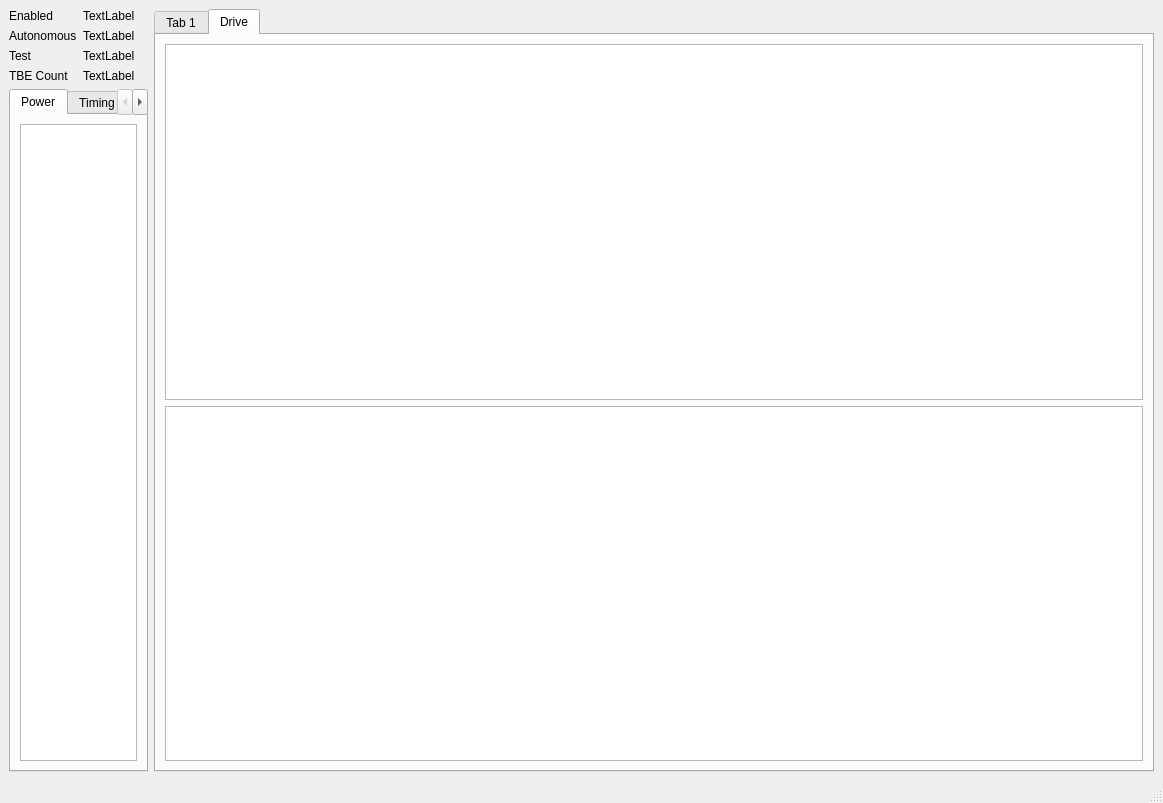
<?xml version="1.0" encoding="UTF-8"?>
<ui version="4.0">
 <class>DashBoardNew</class>
 <widget class="QMainWindow" name="DashBoardNew">
  <property name="geometry">
   <rect>
    <x>0</x>
    <y>0</y>
    <width>1163</width>
    <height>803</height>
   </rect>
  </property>
  <property name="windowTitle">
   <string>Dashboard</string>
  </property>
  <widget class="QWidget" name="centralwidget">
   <layout class="QGridLayout" name="gridLayout_2">
    <item row="0" column="2">
     <layout class="QGridLayout" name="gridLayout_5"/>
    </item>
    <item row="0" column="0">
     <layout class="QGridLayout" name="gridLayout">
      <item row="0" column="0">
       <layout class="QGridLayout" name="gridLayout_3">
        <item row="1" column="0">
         <widget class="QLabel" name="label_3">
          <property name="text">
           <string>Autonomous</string>
          </property>
         </widget>
        </item>
        <item row="0" column="0">
         <widget class="QLabel" name="label">
          <property name="text">
           <string>Enabled</string>
          </property>
         </widget>
        </item>
        <item row="2" column="1">
         <widget class="QLabel" name="lTest">
          <property name="text">
           <string>TextLabel</string>
          </property>
         </widget>
        </item>
        <item row="1" column="1">
         <widget class="QLabel" name="lAutonomous">
          <property name="text">
           <string>TextLabel</string>
          </property>
         </widget>
        </item>
        <item row="2" column="0">
         <widget class="QLabel" name="label_4">
          <property name="text">
           <string>Test</string>
          </property>
         </widget>
        </item>
        <item row="0" column="1">
         <widget class="QLabel" name="lEnabled">
          <property name="text">
           <string>TextLabel</string>
          </property>
         </widget>
        </item>
        <item row="3" column="0">
         <widget class="QLabel" name="label_2">
          <property name="text">
           <string>TBE Count</string>
          </property>
         </widget>
        </item>
        <item row="3" column="1">
         <widget class="QLabel" name="lTBECount">
          <property name="text">
           <string>TextLabel</string>
          </property>
         </widget>
        </item>
       </layout>
      </item>
      <item row="2" column="0">
       <layout class="QGridLayout" name="gridLayout_4">
        <item row="0" column="0">
         <widget class="QTabWidget" name="chartPower_2">
          <property name="currentIndex">
           <number>0</number>
          </property>
          <widget class="QWidget" name="tab">
           <attribute name="title">
            <string>Power</string>
           </attribute>
           <layout class="QVBoxLayout" name="verticalLayout">
            <item>
             <widget class="QChartView" name="chartPower"/>
            </item>
           </layout>
          </widget>
          <widget class="QWidget" name="tab_2">
           <attribute name="title">
            <string>Timing</string>
           </attribute>
           <layout class="QHBoxLayout" name="horizontalLayout">
            <item>
             <widget class="QChartView" name="chartTiming"/>
            </item>
           </layout>
          </widget>
          <widget class="QWidget" name="tab_5">
           <attribute name="title">
            <string>Network</string>
           </attribute>
          </widget>
         </widget>
        </item>
       </layout>
      </item>
     </layout>
    </item>
    <item row="0" column="1">
     <widget class="QTabWidget" name="tabWidget_2">
      <property name="sizePolicy">
       <sizepolicy hsizetype="MinimumExpanding" vsizetype="Expanding">
        <horstretch>0</horstretch>
        <verstretch>0</verstretch>
       </sizepolicy>
      </property>
      <property name="minimumSize">
       <size>
        <width>1000</width>
        <height>0</height>
       </size>
      </property>
      <property name="currentIndex">
       <number>1</number>
      </property>
      <widget class="QWidget" name="tab_3">
       <attribute name="title">
        <string>Tab 1</string>
       </attribute>
       <widget class="QChartView" name="chartMisc">
        <property name="geometry">
         <rect>
          <x>10</x>
          <y>10</y>
          <width>506</width>
          <height>701</height>
         </rect>
        </property>
       </widget>
      </widget>
      <widget class="QWidget" name="tab_4">
       <attribute name="title">
        <string>Drive</string>
       </attribute>
       <layout class="QGridLayout" name="gridLayout_6">
        <item row="1" column="0">
         <widget class="QChartView" name="chartDrive_IMU"/>
        </item>
        <item row="0" column="0">
         <widget class="QChartView" name="chartDrive_Input"/>
        </item>
       </layout>
      </widget>
     </widget>
    </item>
   </layout>
  </widget>
  <widget class="QMenuBar" name="menubar">
   <property name="geometry">
    <rect>
     <x>0</x>
     <y>0</y>
     <width>1163</width>
     <height>21</height>
    </rect>
   </property>
  </widget>
  <widget class="QStatusBar" name="statusbar"/>
 </widget>
 <customwidgets>
  <customwidget>
   <class>QChartView</class>
   <extends>QGraphicsView</extends>
   <header>QtCharts</header>
  </customwidget>
 </customwidgets>
 <resources/>
 <connections/>
</ui>
